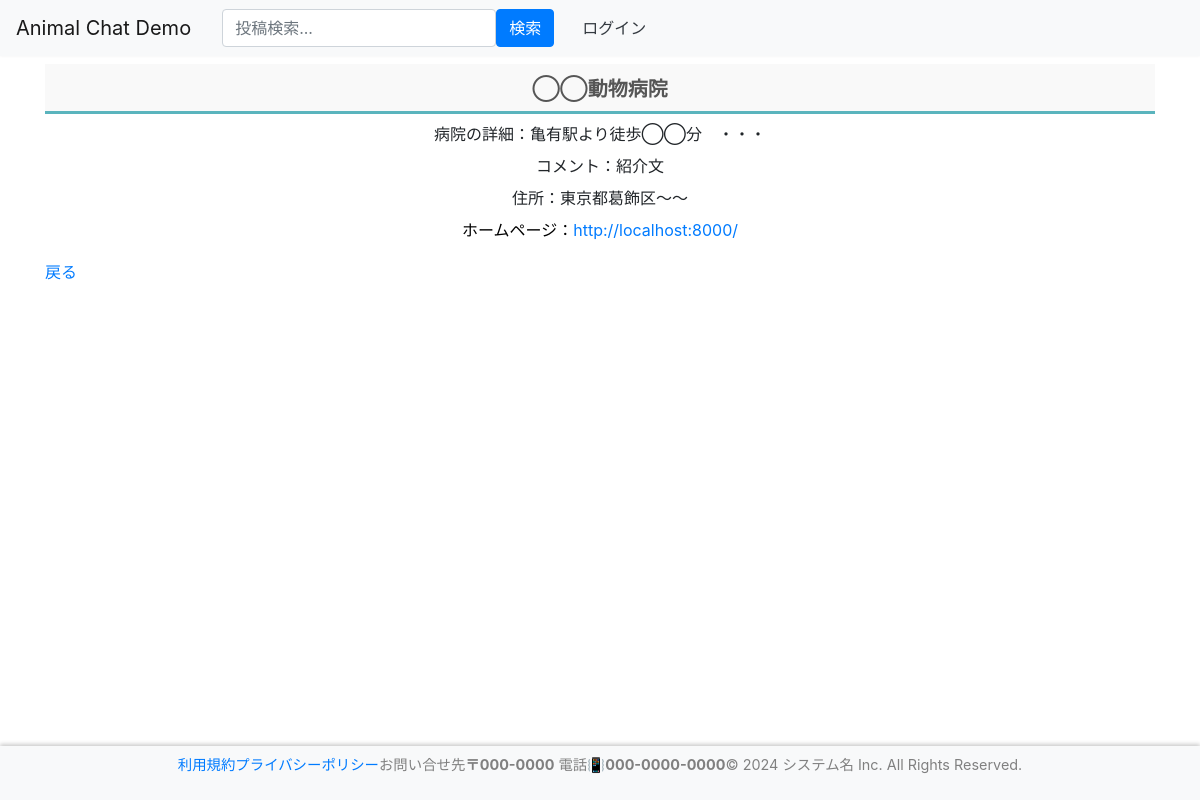
Before: /contents/hospital_detail/1/ with the older database file.
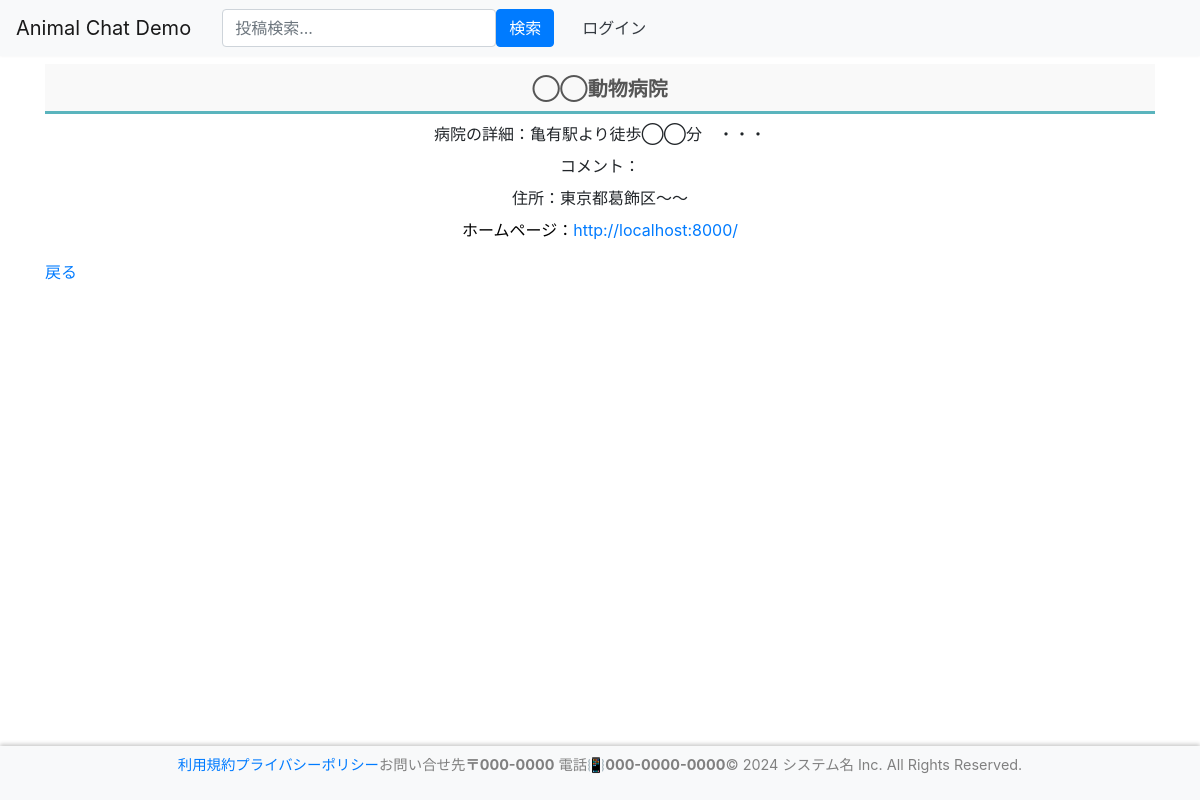
After: the same page with the newer database file.
### contents/models.py (models this page shows)
class HospitalList(models.Model):
    id = models.AutoField(primary_key=True)
    name = models.CharField(
        gettext_lazy("病院名"),
        null=False,
        max_length=30,
        default='',
        blank=False,
    )
    address = models.CharField(
        gettext_lazy("住所"),
        null=False,
        max_length=50,
        default='',
        blank=False,
    )
    detail = models.CharField(
        gettext_lazy("詳細"),
        null=False,
        max_length=128,
        default='',
        blank=False,
    )
    hp = models.URLField(
        gettext_lazy("ホームページ"),
        null=True,
        max_length=300,
        blank=True,
    )
    comment = models.CharField(
        gettext_lazy("コメント"),
        null=False,
        max_length=300,
        default='',
        blank=True,
    )
    image = models.ImageField(
        null=True,#後でfalseにする
        upload_to=None,
        height_field=None,
        width_field=None,
        max_length=None
    )

### contents/views.py (the view)
# urls.py: path("hospital_detail/<int:pk>/",views.HospitalDetailView.as_view(), name='hospital_detail'),
class HospitalDetailView(DetailView):
    template_name = "contents/hospital_detail.html"
    model = HospitalList
    context_object_name = "hospital"

### templates/contents/hospital_detail.html (shortened to what this page needs)
{% extends "base.html" %}
{% load static %}
{% block content %}
<label class="tab_item2" for="programming">{{hospital.name}}</label>
        <div style="text-align:center;vertical-align: middle;padding: 0 0 10px;">
            <label>病院の詳細：{{hospital.detail}}</label>
            <br>
            <label>コメント：{{hospital.comment}}</label>
            <br>
            <label>住所：{{hospital.address}}</label>
            <br>
            {% if hospital.hp%}
                <a href="{{hospital.address}}"><label style="color:black;">ホームページ：</label>{{ hospital.hp }}</a>
            {%endif%}
        </div>
<div style="diaplay:flex;">
    <a href="javascript:history.back()" class="return-btn">戻る</a>
</div>
{% endblock %}

Changed rows visible on the page:
changed HospitalList "◯◯動物病院": comment "紹介文" → (not shown)
